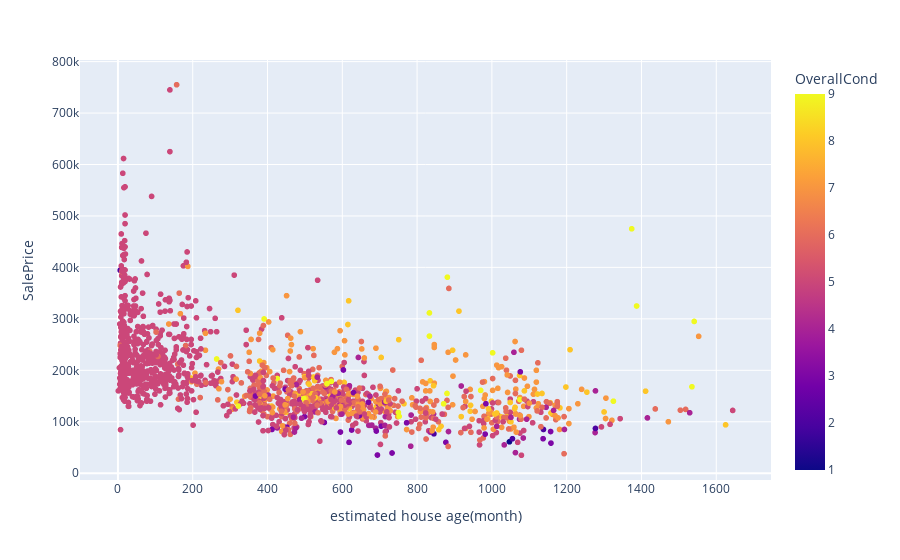

Source (notebook cell):
### Code cell
a['estimated house age(month)']=(a['YrSold']*12+a['MoSold'])-(a['YearBuilt']*12)
fig = px.scatter(a, x='estimated house age(month)',y='SalePrice',color='OverallCond')
fig.show()

### Figure 1 — Plotly figure (JSON) as saved in the notebook; plotly's stock layout.template omitted (floating-point values rounded to 4 significant figures; data arrays with more than 128 entries replaced by an {"elided": "..."} marker saying what was removed)
{"data": [{"hovertemplate": "estimated house age(month)=%{x}<br>SalePrice=%{y}<br>OverallCond=%{marker.color}<extra></extra>", "legendgroup": "", "marker": {"color": {"elided": "1460 int values"}, "coloraxis": "coloraxis", "symbol": "circle"}, "mode": "markers", "name": "", "showlegend": false, "type": "scattergl", "x": {"elided": "1460 int values"}, "xaxis": "x", "y": {"elided": "1460 int values"}, "yaxis": "y"}], "layout": {"coloraxis": {"colorbar": {"title": {"text": "OverallCond"}}, "colorscale": [[0, "#0d0887"], [0.1111, "#46039f"], [0.2222, "#7201a8"], [0.3333, "#9c179e"], [0.4444, "#bd3786"], [0.5556, "#d8576b"], [0.6667, "#ed7953"], [0.7778, "#fb9f3a"], [0.8889, "#fdca26"], [1, "#f0f921"]]}, "legend": {"tracegroupgap": 0}, "margin": {"t": 60}, "xaxis": {"anchor": "y", "domain": [0, 1], "title": {"text": "estimated house age(month)"}}, "yaxis": {"anchor": "x", "domain": [0, 1], "title": {"text": "SalePrice"}}}}
